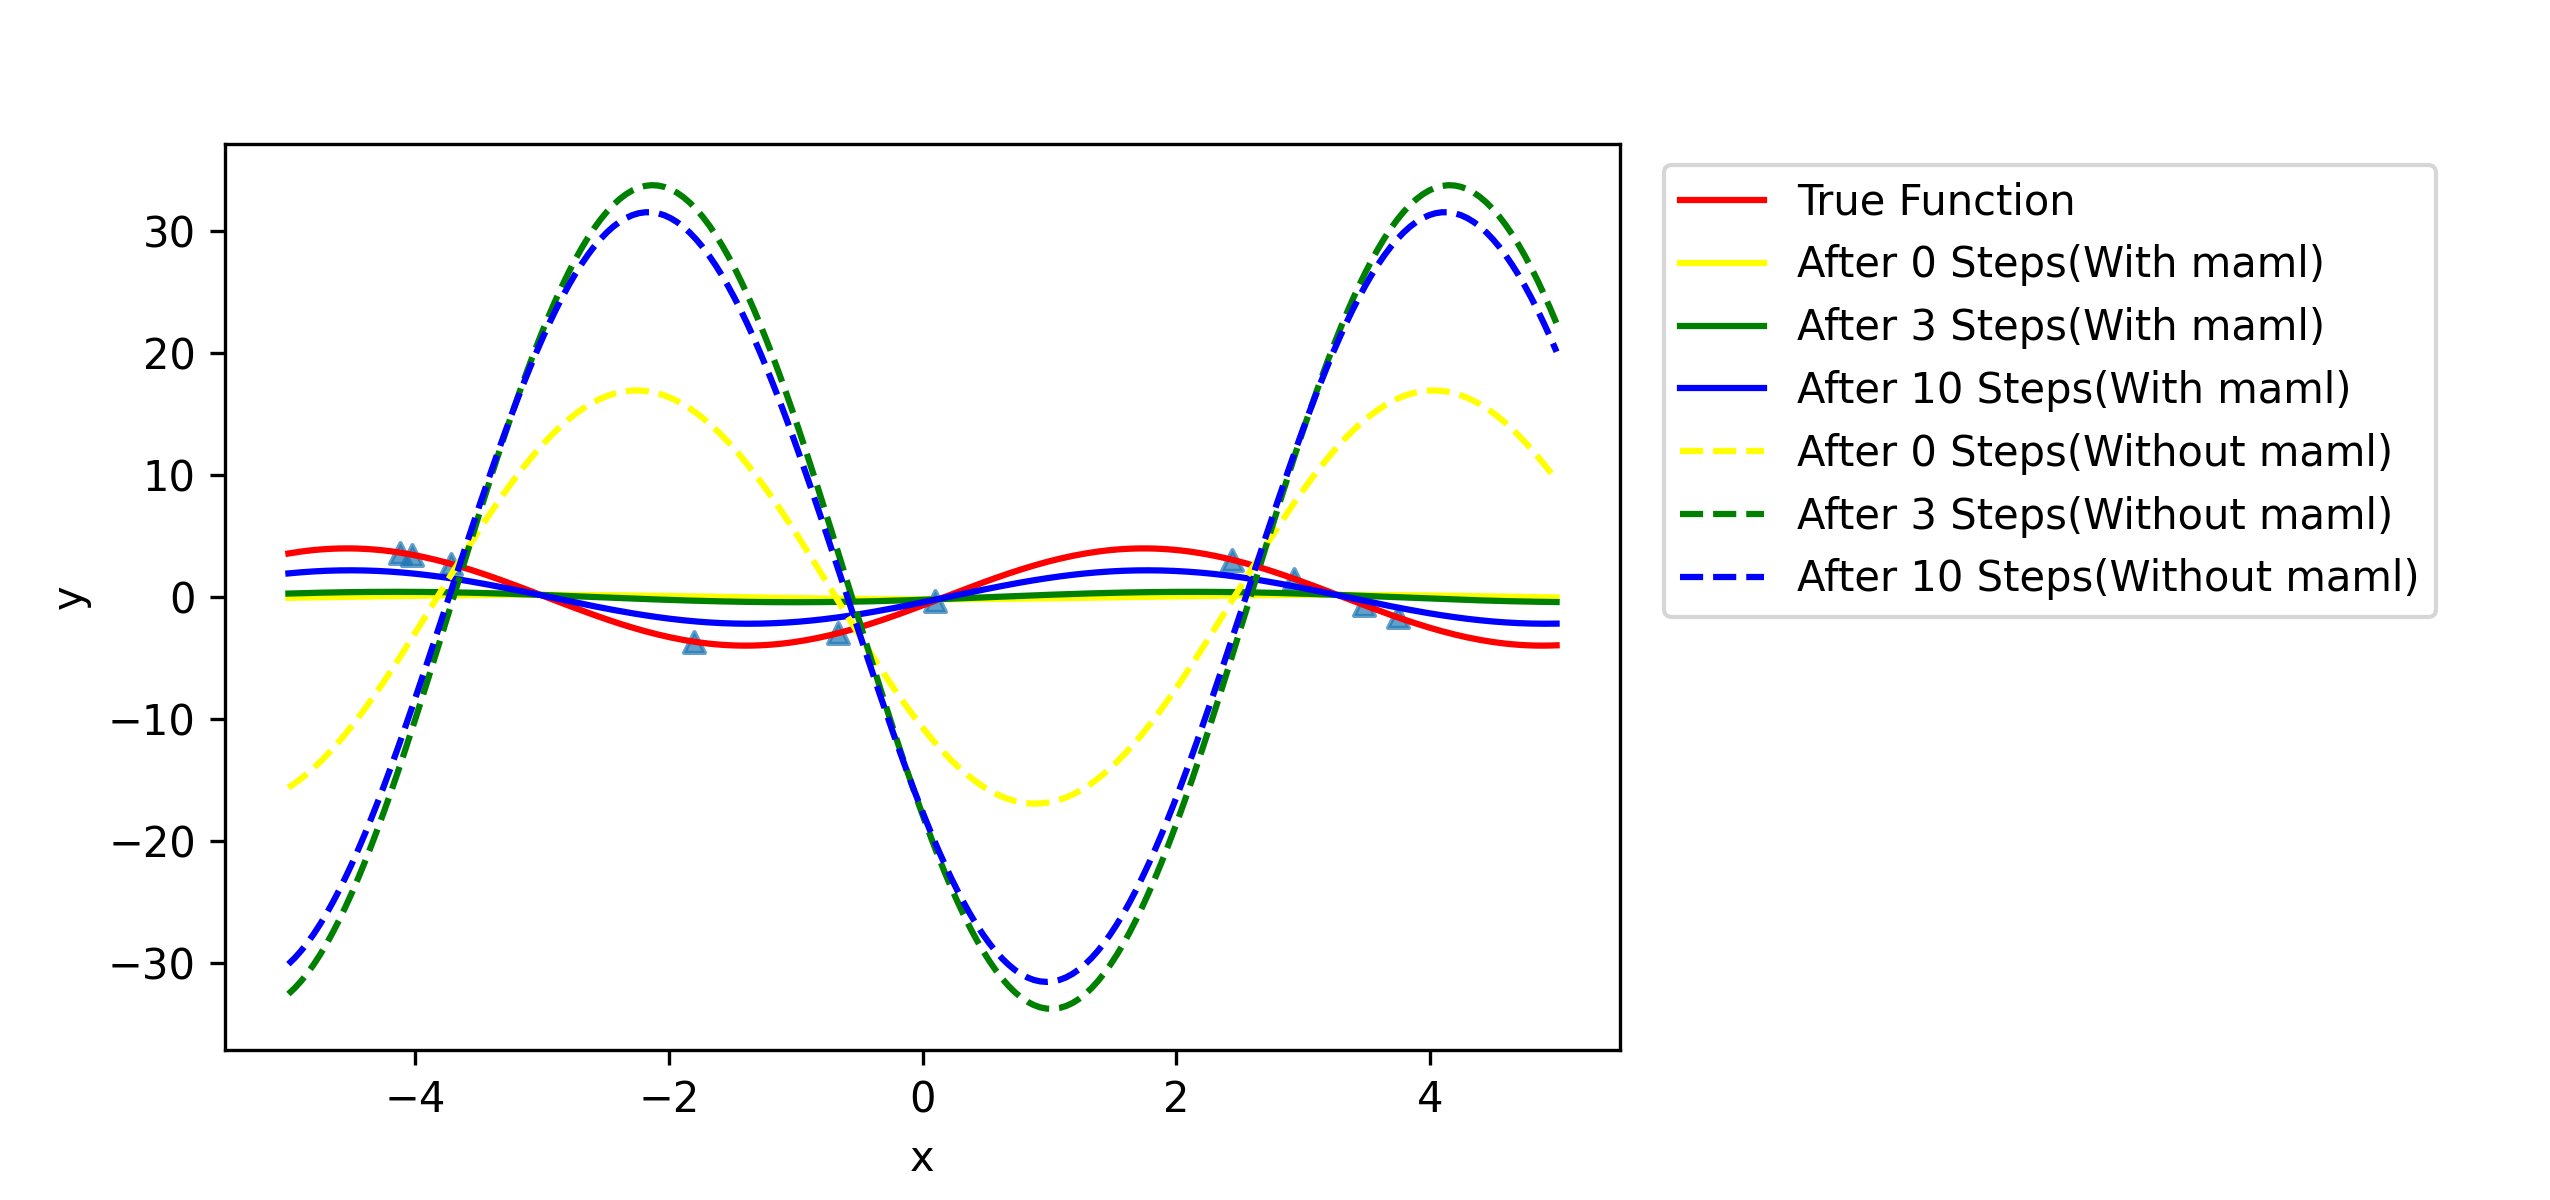

The Python source for this figure:
import numpy as np
import matplotlib.pyplot as plt
from scipy.optimize import curve_fit
from matplotlib.transforms import Bbox

lba = 0.1
uba = 10
lbb = -np.pi
ubb = np.pi
a1 = np.random.uniform(lba,uba)
b1 = np.random.uniform(lbb,ubb)
lb,ub = -5,5
lr = 0.0001
lr1 = 0.002
input_dim = 1
hidden1_dim = 20
D_dim = hidden1_dim
out_dim = 1
epochs = 500
tasks = 50
beta = 0.01
D_points_train = 10
D_points_test = 5
points = 10

def samplePoints(k,test=None):#test=true for maml training, a,b will update in every iteration. Else a,b are global variables for test.
    x = (ub-lb)*np.random.rand(k,input_dim)+lb
    if test==True:
        y = a1 * np.sin(x + b1)
        return x,y
    a = np.random.uniform(lba,uba)
    b = np.random.uniform(lbb,ubb)
    y = a * np.sin(x + b)
    return x,y

def maml_samplePoints(a,b):
    x = (ub-lb)*np.random.rand(1,input_dim)+lb
    y = a * np.sin(x + b)
    return x,y

class MamlModel:
    def __init__(self,input_dim,hidden1_dim,out_dim):
        super(MamlModel, self).__init__()
        self.input_dim = input_dim
        self.hidden1_dim = hidden1_dim
        self.out_dim = out_dim
        self.W1 = np.zeros((input_dim,hidden1_dim))
        self.W2 = np.ones((hidden1_dim,out_dim))
        self.D = np.diag(np.random.rand(D_dim))
        self.b1 = np.zeros((1,hidden1_dim))
        self.b2 = np.zeros((1,out_dim))

def forward(X_train,W1,b1,D,b2):
    W2 = np.ones((hidden1_dim,out_dim))
    hidden1 = np.dot(X_train,W1) + b1
    Y_predict = np.dot(np.dot(hidden1,D),W2) + b2
    return Y_predict

def loss_function(y_pred,y_true):
    result=0
    for i in range(0,len(y_pred)):
        result+=(y_pred[i][0]-y_true[i][0])**2
    return 0.5*result

maml = MamlModel(input_dim,hidden1_dim,out_dim)
maml_W1 = np.random.rand(input_dim,hidden1_dim)
maml_D = np.diag(np.random.rand(D_dim))
maml_W2 = np.ones((hidden1_dim,out_dim))
maml_b1 = np.random.rand(1,hidden1_dim)
maml_b2 = np.random.rand(1,out_dim)

train_maml_W1 = np.random.rand(tasks,input_dim,hidden1_dim)
train_maml_D = []
for i in range(tasks):
    train_maml_D.append(np.diag(np.random.rand(D_dim)))
train_maml_b1 = np.random.rand(tasks,1,hidden1_dim)
train_maml_b2 = np.random.rand(tasks,1,out_dim)

meta_gradient_W1=np.random.rand(input_dim,hidden1_dim)
meta_gradient_D=np.diag(np.random.rand(D_dim))
meta_gradient_b1=np.random.rand(1,hidden1_dim)
meta_gradient_b2=np.random.rand(1,out_dim)

def SimpleLayerNN(X_train,Y_train,epoch,lr):
    global maml_W1,maml_b1,maml_b2
    W1,W2,D,b1,b2=maml_W1.copy(),maml_W2.copy(),maml_D.copy(),maml_b1.copy(),maml_b2.copy()
    h1 = np.dot(X_train,W1)+b1
    h2 = np.dot(h1,D)
    Y_predict = np.dot(h2,W2)+b2
    
    for i in range(1,epoch):
        h1 = np.dot(X_train,W1)+b1
        h2 = np.dot(h1,D)
        Y_predict = np.dot(h2,W2)+b2
        loss = loss_function(Y_train,Y_predict)
        if i%100 == 0:
            print("Epoch:{:d}".format(i), "Loss:%s"%loss)
        h1 = np.dot(X_train,maml.W1)+maml.b1
        h2 = np.dot(h1,maml.D)
        dh2 = np.dot((Y_predict-Y_train),maml.W2.T)
        dh1 = np.dot(dh2,maml.D.T)
        db2 = Y_predict-Y_train
        db1 = dh1
        dD = np.dot(h1.T,dh2)
        dW1 = np.dot(X_train.T,dh1)
        W1-=lr*dW1
        b1-=lr*db1
        b2-=lr*db2
        D-=lr*dD
    return X_train,Y_predict

def SimpleLayerNN_Random_Parameter(X_train,Y_train,epoch,lr):
    W1 = np.random.rand(input_dim,hidden1_dim)
    W2 = np.ones((hidden1_dim,out_dim))
    D = np.diag(np.random.rand(D_dim))
    b1 = np.random.rand(1,hidden1_dim)
    b2 = np.random.rand(1,out_dim)
    h1 = np.dot(X_train,W1)+b1
    h2 = np.dot(h1,D)
    Y_predict = np.dot(h2,W2)+b2
     
    for i in range(1,epoch):
        h = np.dot(X_train,W1)+b1
        Y_predict = np.dot(h,W2)+b2
        loss = loss_function(Y_train,Y_predict)
        if i%100 == 0:
            print("Epoch:{:d}".format(i), "Loss:%s"%loss)
        h1 = np.dot(X_train,maml.W1)+maml.b1
        h2 = np.dot(h1,maml.D)
        dh2 = np.dot((Y_predict-Y_train),maml.W2.T)
        dh1 = np.dot(dh2,maml.D.T)
        db2 = Y_predict-Y_train
        db1 = dh1
        dD = np.dot(h1.T,dh2)
        dW1 = np.dot(X_train.T,dh1)
        W1-=lr*dW1
        b1-=lr*db1
        b2-=lr*db2
        D-=lr*dD
    return X_train,Y_predict

#maml training
def train(epoch):
    #Training on each task and retain the parameters
    global meta_gradient_W1,meta_gradient_D,meta_gradient_b1,meta_gradient_b2
    global maml_W1,maml_b1,maml_b2,maml_D,train_maml_D,train_maml_W1,train_maml_W2,train_maml_b1,train_maml_b2
    loss_sum = 0.0
    for i in range(tasks):
        maml.W1,maml.b1,maml.b2,maml.D = maml_W1,maml_b1,maml_b2,maml_D
        a = np.random.uniform(lba,uba)
        b = np.random.uniform(lbb,ubb)
        for d in range(D_points_train):
            X_train,Y_train = maml_samplePoints(a,b)#生成maml的训练点
            
            Y_predict = forward(X_train,maml.W1,maml.b1,maml.D,maml.b2)#神经网络预测结果
            h1 = np.dot(X_train,maml.W1)+maml.b1
            h2 = np.dot(h1,maml.D)
            dh2 = np.dot((Y_predict-Y_train),maml.W2.T)
            dh1 = np.dot(dh2,maml.D.T)
            db2 = Y_predict-Y_train
            db1 = dh1
            dD = np.dot(h1.T,dh2)
            dW2 = np.dot(h2.T,(Y_predict-Y_train))
            dW1 = np.dot(X_train.T,dh1)
            
            maml.W1-=lr*dW1
            maml.b1-=lr*db1
            maml.b2-=lr*db2
            maml.D-=lr*dD
            train_maml_W1[i] = maml.W1
            train_maml_b1[i] = maml.b1
            train_maml_b2[i] = maml.b2
            train_maml_D[i] = maml.D

        for d in range(D_points_test):
            X_test,Y_test = maml_samplePoints(a,b)
            Y_predict = forward(X_test,maml.W1,maml.b1,maml.D,maml.b2)
            maml.W1 = train_maml_W1[i]
            maml.b1 = train_maml_b1[i]
            maml.b2 = train_maml_b2[i]
            maml.D = train_maml_D[i]
            
            h1 = np.dot(X_test,maml.W1)+maml.b1
            h2 = np.dot(h1,maml.D)
            dh2 = np.dot((Y_predict-Y_test),maml.W2.T)
            dh1 = np.dot(dh2,maml.D.T)
            db2 = Y_predict-Y_test
            db1 = dh1
            dD = np.dot(h1.T,dh2)
            dW1 = np.dot(X_test.T,dh1)
            
            maml.W1-=lr*dW1
            maml.W2-=lr*dW2
            maml.b1-=lr*db1
            maml.b2-=lr*db2
            maml.D-=lr*dD

            loss_value = loss_function(Y_test, Y_predict)
            loss_sum = loss_sum + loss_value
            
            meta_gradient_W1 = meta_gradient_W1 + lr*dW1
            meta_gradient_b1 = meta_gradient_b1 + lr*db1
            meta_gradient_b2 = meta_gradient_b2 + lr*db2
            meta_gradient_D = meta_gradient_D + lr*dD
            
    maml.W1 -= beta * meta_gradient_W1 / tasks
    maml.b1 -= beta * meta_gradient_b1 / tasks
    maml.b2 -= beta * meta_gradient_b2 / tasks
    maml.D -= beta*meta_gradient_D / tasks
    if  epoch%100==0:
        print("the Epoch is {:04d}".format(epoch),"the Loss is {:.4f}".format(loss_sum/tasks))

def fit_func(x,a,b):
    return a*np.sin(x+b)

if __name__ == "__main__":
    for epoch in range(epochs):
        train(epoch)
    X_true,Y_true,X1,Y1,X2,Y2,X3,Y3,X4,Y4,X5,Y5,X6,Y6=[],[],[],[],[],[],[],[],[],[],[],[],[],[]
    for i in range(0,points):
        x,y = samplePoints(1,test=True)
        x1,y1 = SimpleLayerNN(x,y,0,lr1)
        x2,y2 = SimpleLayerNN(x,y,3,lr1)
        x3,y3 = SimpleLayerNN(x,y,10,lr1)
        x4,y4 = SimpleLayerNN_Random_Parameter(x,y,0,lr1)
        x5,y5 = SimpleLayerNN_Random_Parameter(x,y,3,lr1)
        x6,y6 = SimpleLayerNN_Random_Parameter(x,y,10,lr1)        
        X_true.append(x)
        Y_true.append(y)
        X1.append(x1[0][0])
        Y1.append(y1[0][0])
        X2.append(x2[0][0])
        Y2.append(y2[0][0])
        X3.append(x3[0][0])
        Y3.append(y3[0][0])
        X4.append(x4[0][0])
        Y4.append(y4[0][0])
        X5.append(x5[0][0])
        Y5.append(y5[0][0])
        X6.append(x6[0][0])
        Y6.append(y6[0][0])        
        
    plt.scatter(X_true, Y_true, marker='^',s=25,alpha=0.7)
    x_true = np.linspace(lb, ub, 200)
    y_true = [a1*np.sin(xi+b1) for xi in x_true]

    params1, params_covariance1 = curve_fit(fit_func, X1, Y1)
    params2, params_covariance2 = curve_fit(fit_func, X2, Y2)
    params3, params_covariance3 = curve_fit(fit_func, X3, Y3)
    xy_sorted = sorted(zip(X1, Y1))
    x1 = [e[0] for e in xy_sorted]
    y1 = [e[1] for e in xy_sorted]
    xy_sorted = sorted(zip(X2, Y2))
    x2 = [e[0] for e in xy_sorted]
    y2 = [e[1] for e in xy_sorted]
    xy_sorted = sorted(zip(X3, Y3))
    x3 = [e[0] for e in xy_sorted]
    y3 = [e[1] for e in xy_sorted]      
    
    params4, params_covariance4 = curve_fit(fit_func, X4, Y4)
    params5, params_covariance5 = curve_fit(fit_func, X5, Y5)
    params6, params_covariance6 = curve_fit(fit_func, X6, Y6)
    xy_sorted = sorted(zip(X4, Y4))
    x4 = [e[0] for e in xy_sorted]
    y4 = [e[1] for e in xy_sorted]
    xy_sorted = sorted(zip(X5, Y5))
    x5 = [e[0] for e in xy_sorted]
    y5 = [e[1] for e in xy_sorted]
    xy_sorted = sorted(zip(X6, Y6))
    x6 = [e[0] for e in xy_sorted]
    y6 = [e[1] for e in xy_sorted]      
    
    y1 = [params1[0]*np.sin(xi+params1[1]) for xi in x_true]
    y2 = [params2[0]*np.sin(xi+params2[1]) for xi in x_true]
    y3 = [params3[0]*np.sin(xi+params3[1]) for xi in x_true]
    y4 = [params4[0]*np.sin(xi+params4[1]) for xi in x_true]
    y5 = [params5[0]*np.sin(xi+params5[1]) for xi in x_true]
    y6 = [params6[0]*np.sin(xi+params6[1]) for xi in x_true]
    
    plt.plot(x_true,y_true,color='red', label='True Function')
    plt.plot(x_true,y1,color='yellow', label='After 0 Steps(With maml)')
    plt.plot(x_true,y2,color='green', label='After 3 Steps(With maml)')
    plt.plot(x_true,y3,color='blue',label='After 10 Steps(With maml)')
    plt.plot(x_true,y4,color='yellow', linestyle='--',label='After 0 Steps(Without maml)')
    plt.plot(x_true,y5,color='green', linestyle='--',label='After 3 Steps(Without maml)')
    plt.plot(x_true,y6,color='blue', linestyle='--',label='After 10 Steps(Without maml)')

    plt.xlabel('x')
    plt.ylabel('y')
    plt.legend(loc='upper right', bbox_to_anchor=(1.6, 1))
    plt.savefig("MultilayerNN.png",dpi=300,bbox_inches=Bbox.from_bounds(*(0,0,8.5,4)))
    plt.show()
    plt.close('all')